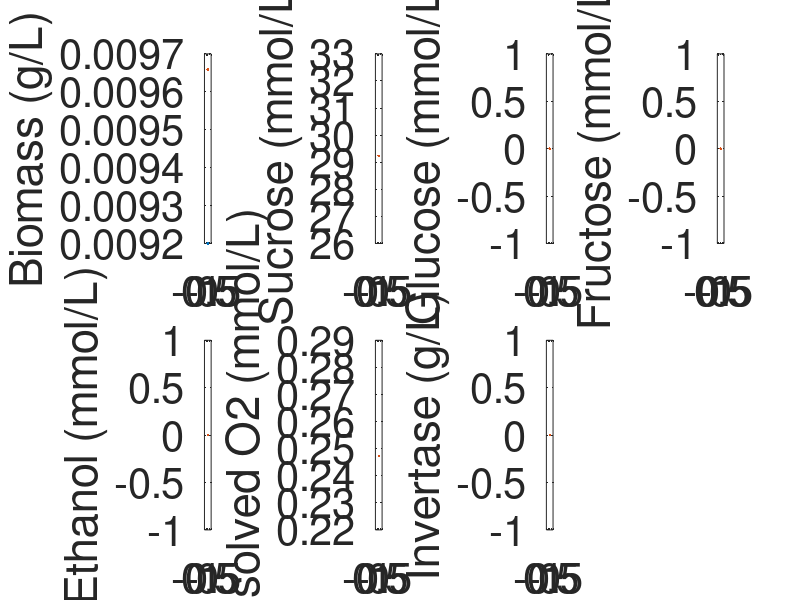
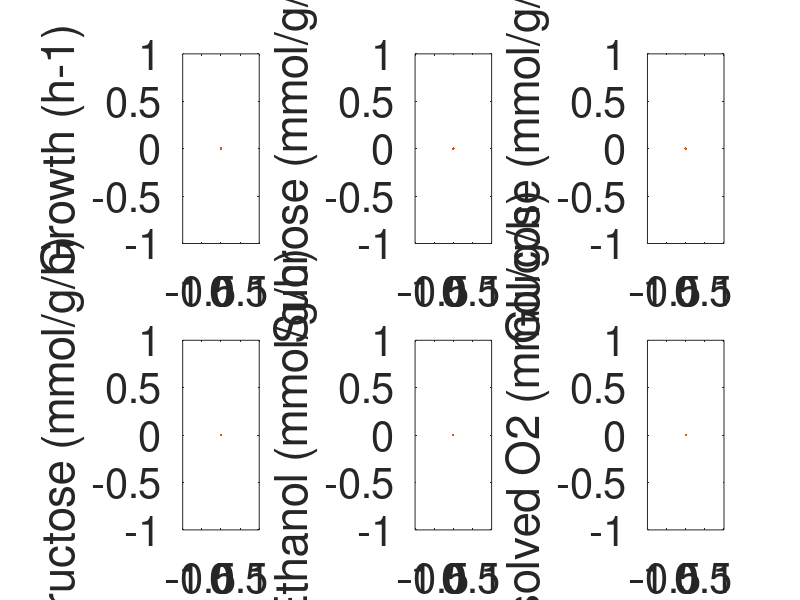

Reproduce these figures in MATLAB, in order.
load data1.mat
load data2.mat

FS = 30;
maxtime = 30;
[~,idx_end1] = max(T1>=maxtime,[],1);
[~,idx_end2] = max(T2>=maxtime,[],1);

figure(1)
subplot(2,4,1)
plot(T1(1:idx_end1),Y1(1:idx_end1,1),'linewidth',2.5);
hold on
plot(T2(1:idx_end2),Y2(1:idx_end2,1),'linewidth',2.5);
ylabel('Biomass (g/L)');
set(gca,'FontSize',FS)

subplot(2,4,2)
plot(T1(1:idx_end1),Y1(1:idx_end1,6),'linewidth',2.5);
hold on
plot(T2(1:idx_end2),Y2(1:idx_end2,6),'linewidth',2.5);
ylabel('Sucrose (mmol/L)');
set(gca,'FontSize',FS)

subplot(2,4,3)
plot(T1(1:idx_end1),Y1(1:idx_end1,4),'linewidth',2.5);
hold on
plot(T2(1:idx_end2),Y2(1:idx_end2,4),'linewidth',2.5);
ylabel('Glucose (mmol/L)');
set(gca,'FontSize',FS)

subplot(2,4,4)
plot(T1(1:idx_end1),Y1(1:idx_end1,5),'linewidth',2.5);
hold on
plot(T2(1:idx_end2),Y2(1:idx_end2,5),'linewidth',2.5);
ylabel('Fructose (mmol/L)');
set(gca,'FontSize',FS)

subplot(2,4,5)
plot(T1(1:idx_end1),Y1(1:idx_end1,7),'linewidth',2.5);
hold on
plot(T2(1:idx_end2),Y2(1:idx_end2,7),'linewidth',2.5);
ylabel('Ethanol (mmol/L)');
set(gca,'FontSize',FS)

subplot(2,4,6)
plot(T1(1:idx_end1),Y1(1:idx_end1,9),'linewidth',2.5);
hold on
plot(T2(1:idx_end2),Y2(1:idx_end2,9),'linewidth',2.5);
ylabel('Dissolved O2 (mmol/L)');
set(gca,'FontSize',FS)

subplot(2,4,7)
plot(T1(1:idx_end1),Y1(1:idx_end1,10),'linewidth',2.5);
hold on
plot(T2(1:idx_end2),Y2(1:idx_end2,10),'linewidth',2.5);
ylabel('Invertase (g/L)');
set(gca,'FontSize',FS)

figure(2)
subplot(2,3,1)
plot(T1(1:idx_end1),flux1(1:idx_end1,1),'linewidth',2.5);
hold on
plot(T2(1:idx_end2),flux2(1:idx_end2,1),'linewidth',2.5);
ylabel('Growth (h-1)');
set(gca,'FontSize',FS)

subplot(2,3,2)
plot(T1(1:idx_end1),flux1(1:idx_end1,4),'linewidth',2.5);
hold on
plot(T2(1:idx_end2),flux2(1:idx_end2,4),'linewidth',2.5);
ylabel('Sucrose (mmol/g/h)');
set(gca,'FontSize',FS)

subplot(2,3,3)
plot(T1(1:idx_end1),flux1(1:idx_end1,2),'linewidth',2.5);
hold on
plot(T2(1:idx_end2),flux2(1:idx_end2,2),'linewidth',2.5);
ylabel('Glucose (mmol/g/h)');
set(gca,'FontSize',FS)

subplot(2,3,4)
plot(T1(1:idx_end1),flux1(1:idx_end1,3),'linewidth',2.5);
hold on
plot(T2(1:idx_end2),flux2(1:idx_end2,3),'linewidth',2.5);
ylabel('Fructose (mmol/g/h)');
set(gca,'FontSize',FS)

subplot(2,3,5)
plot(T1(1:idx_end1),flux1(1:idx_end1,5),'linewidth',2.5);
hold on
plot(T2(1:idx_end2),flux2(1:idx_end2,5),'linewidth',2.5);
ylabel('Ethanol (mmol/g/h)');
set(gca,'FontSize',FS)

subplot(2,3,6)
plot(T1(1:idx_end1),flux1(1:idx_end1,6),'linewidth',2.5);
hold on
plot(T2(1:idx_end2),flux2(1:idx_end2,6),'linewidth',2.5);
ylabel('Dissolved O2 (mmol/g/h)');
set(gca,'FontSize',FS)
